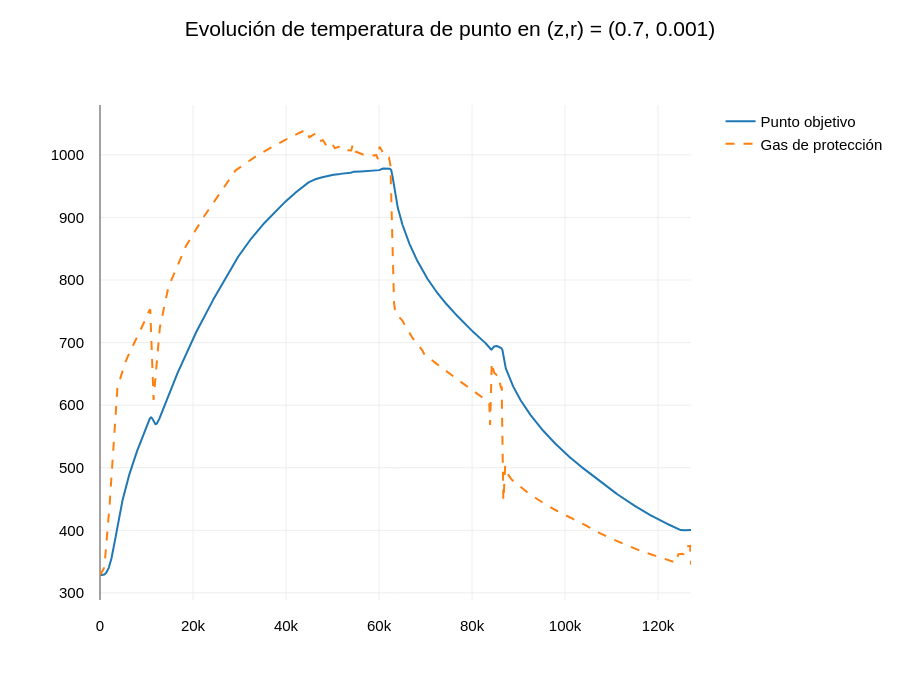

Here is the notebook cell this chart was saved with:
### Markdown cell above
### Plot.

### Code cell
fig.show()

### Figure 1 — Plotly figure (JSON) as saved in the notebook; plotly's stock layout.template omitted (floating-point values rounded to 4 significant figures; data arrays with more than 128 entries replaced by an {"elided": "..."} marker saying what was removed)
{"data": [{"name": "Punto objetivo", "type": "scatter", "x": {"elided": "4237 float values"}, "y": {"elided": "4237 float values"}}, {"line": {"dash": "dash", "width": 2}, "name": "Gas de protección", "type": "scatter", "x": {"elided": "4237 float values"}, "y": {"elided": "4237 float values"}}], "layout": {"font": {"color": "black", "family": "Arial", "size": 15}, "height": 700, "legend": {"x": 1.05, "xanchor": "left"}, "margin": {"b": 100, "l": 100, "r": 100, "t": 105}, "title": {"text": "Evolución de temperatura de punto en (z,r) = (0.7, 0.001)", "x": 0.5, "xanchor": "center", "y": 0.97, "yanchor": "top"}, "xaxis": {"ticklabelstandoff": 15}, "yaxis": {"ticklabelstandoff": 15}}}
